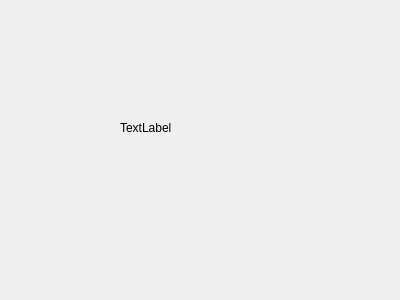
<?xml version="1.0" encoding="UTF-8"?>
<ui version="4.0">
 <class>Dialog</class>
 <widget class="QDialog" name="Dialog">
  <property name="geometry">
   <rect>
    <x>0</x>
    <y>0</y>
    <width>400</width>
    <height>300</height>
   </rect>
  </property>
  <property name="windowTitle">
   <string>Dialog</string>
  </property>
  <widget class="QLabel" name="HelloDialog">
   <property name="geometry">
    <rect>
     <x>120</x>
     <y>120</y>
     <width>72</width>
     <height>15</height>
    </rect>
   </property>
   <property name="layoutDirection">
    <enum>Qt::LeftToRight</enum>
   </property>
   <property name="text">
    <string>TextLabel</string>
   </property>
  </widget>
 </widget>
 <resources/>
 <connections/>
</ui>
